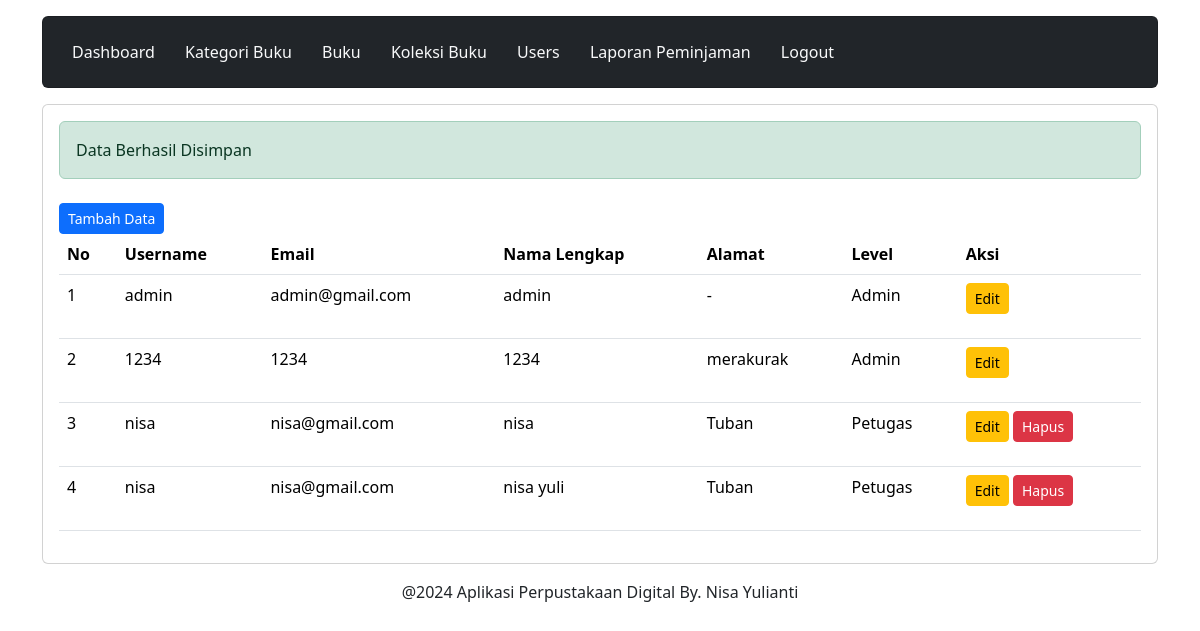
The page /admin/users.php?pesan=simpan (signed in) on the database its author committed.
### tables this page shows
CREATE TABLE `user` (
  `id_user` int(11) NOT NULL,
  `username` varchar(255) NOT NULL,
  `password` varchar(255) NOT NULL,
  `email` varchar(255) NOT NULL,
  `nama_lengkap` varchar(255) NOT NULL,
  `alamat` text NOT NULL,
  `level` int(11) NOT NULL
);

### admin/users.php (the view, shortened to what this page needs)
<?php
	include 'header.php';
	include 'navbar.php';
?>
<div class="content mt-3">
	<div class="card">
		<div class="card-body">
            <?php
	        if(isset($_GET['pesan'])){
		        if($_GET['pesan']=="simpan"){
			    	echo "<div class='alert alert-success'>Data Berhasil Disimpan</div>";
		        }
	        }
	        ?>
            <a href="tambah_users.php" class="btn btn-primary btn-sm mt-2">Tambah Data</a>
            <table class="table">
                <thead>
                    <tr>
                        <th>No</th>
                        <th>Username</th>
                        <th>Email</th>
						<th>Nama Lengkap</th>
						<th>Alamat</th>
						<th>Level</th>
						<th>Aksi</th>
                    </tr>
                </thead>
            	<tbody>
                    <?php
		            include '../koneksi.php';
		            $no = 1;
		            $data = mysqli_query($koneksi,"select * from user");
		            while($d = mysqli_fetch_array($data)){
					 	if ($d['level'] == '3')  {
						} else { ?>
							<tr>
                            	<td><?php echo $no++; ?></td>
                            	<td><?php echo $d['username']; ?></td>
								<td><?php echo $d['email']; ?></td>
								<td><?php echo $d['nama_lengkap']; ?></td>
								<td><?php echo $d['alamat']; ?></td>
								<td>
									<?php if ($d['level'] == '1') { ?>
										Admin
									<?php } else { ?>
										Petugas
									<?php } ?>
								</td>
                            	<td>
									<?php if ($_SESSION['level']==$d['level']) { ?>
										<a href="edit_users.php?id_user=<?php echo $d['id_user']; ?>" class="btn btn-warning btn-sm  mb-3">Edit</a>
									<?php } else { ?>
										<a href="edit_users.php?id_user=<?php echo $d['id_user']; ?>" class="btn btn-warning btn-sm  mb-3">Edit</a>
                                		<a href="proses_hapus_users.php?id_user=<?php echo $d['id_user']; ?>" class="btn btn-danger btn-sm  mb-3">Hapus</a>
									<?php } ?>
                            	</td>
                        	</tr>
                    	<?php } } ?>
                </tbody>
            </table>
		</div>
	</div>
</div>
<?php
	include 'footer.php';
?>

### rows shown on the page
user: username "admin", email "admin@gmail.com", nama_lengkap "admin", alamat "-", level "Admin"
user: username "1234", email "1234", nama_lengkap "1234", alamat "merakurak", level "Admin"
user: username "nisa", email "nisa@gmail.com", nama_lengkap "nisa", alamat "Tuban", level "Petugas"
user: username "nisa", email "nisa@gmail.com", nama_lengkap "nisa yuli", alamat "Tuban", level "Petugas"
